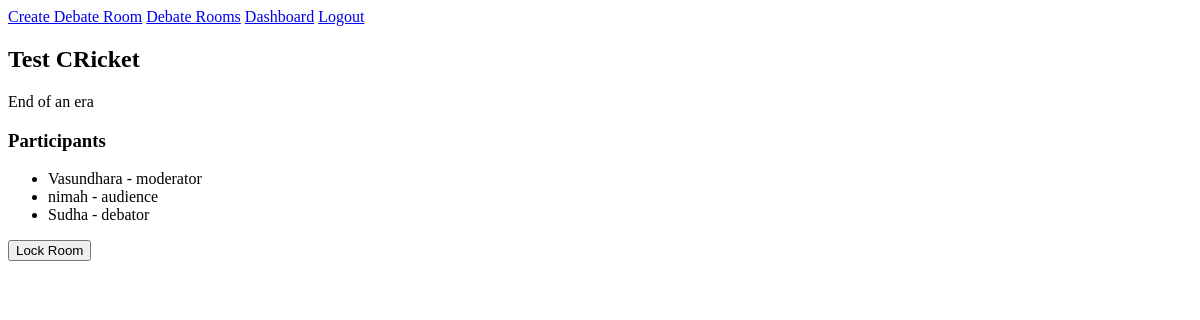
The app's page /debates/room/5/ (signed in), older data.
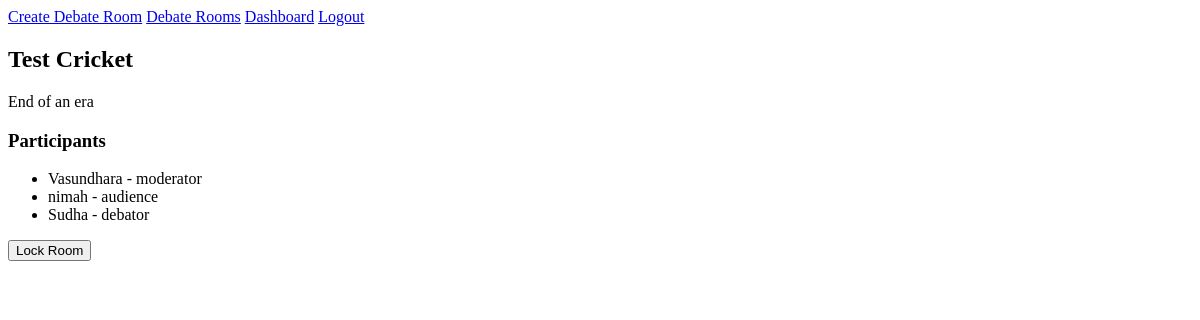
The same page, newer data.
### debates/models.py (models this page shows, shortened)
class DebateRoom(models.Model):
    Format_Choice = [
        ('1v1', '1v1'),
        ('panel','panel'),
    ]
    title = models.CharField(max_length = 255)
    description = models.TextField(blank = True)
    topic = models.CharField(max_length=255)
    created_by = models.ForeignKey(User,on_delete = models.CASCADE, related_name = "participants")
    is_private = models.BooleanField(default = True)
    format = models.CharField(max_length=10, choices = Format_Choice,default = "1v1")
    timer_per_round = models.IntegerField(default = 120)
    allow_entry = models.BooleanField(default=True)
    is_live = models.BooleanField(default = False)
    created_at = models.DateTimeField(auto_now_add=True)
    is_featured = models.BooleanField(default = False)

### debates/views.py (the view)
# urls.py: path('room/<int:room_id>/',views.debate_room_detail,name="debate_room_detail"),
@login_required
def debate_room_detail(request, room_id):
    room = get_object_or_404(DebateRoom, id=room_id)
    if not room.allow_entry and not RoomParticipant.objects.filter(user=request.user, room=room).exists():
        return HttpResponseForbidden("Room entry is disabled")
    participants = room.participants.select_related('user')
    if not participants.filter(user=request.user).exists():
        RoomParticipant.objects.create(user=request.user,room=room,role='audience')
    is_moderator_or_host = (
        request.user == room.created_by or
        RoomParticipant.objects.filter(user=request.user, room=room,role='moderator').exists()
    )
    return render(request, 'debates/room_detail.html',{
        'room' : room,
        'participants' : participants,
        'is_moderator_or_host' : is_moderator_or_host
    })

### debates/templates/debates/room_detail.html (shortened to what this page needs)
{% extends "debates/layout.html" %}
{% block body %}
    <h2>{{room.title}}</h2>
    <p>{{room.description}}</p>
    <h3>Participants</h3>
    <ul>
        {% for participant in participants %}
        <li>{{participant.user.username}} - {{participant.role}}</li>
        {% endfor %}
    </ul>
    {% if is_moderator_or_host %}
    <form action="" method="post">
        <button type="submit">
            {% if room.allow_entry %} Lock Room {% else %} Reopen Room {% endif %}
        </button>
    </form>
    {% endif %}
{% endblock %}

Row changes from the older to the newer data that the page shows:
changed DebateRoom "End of an era": title "Test CRicket" → "Test Cricket"
